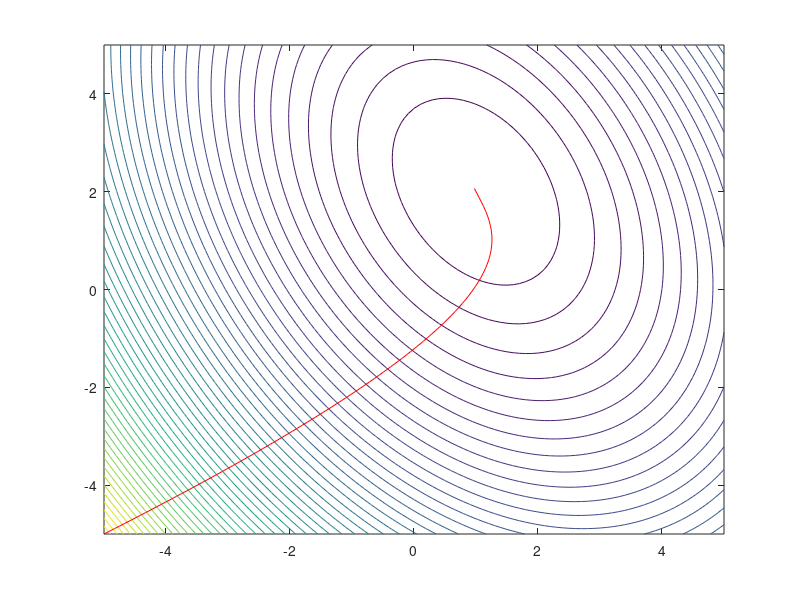

The MATLAB script that drew this image:
F='2*x.^2+y.^2+x.*y-6*x-5*y+8'
f=inline(F);
p=inline('4*x+y-6');
g=inline('2*y+x-5');
v=-5:0.1:5;
[x,y]=meshgrid(v);
e = 0.1;

z=f(x,y);
contour(x,y,z,50)
hold on
a=0.1
h=0.05
x0=-5;
y0=-5;
b=(f(x0+h,y0)-f(x0-h,y0))/(2*h);
c=(f(x0,y0+h)-f(x0,y0-h))/(2*h);
while (sqrt(b^2+c^2)>e)
b=(f(x0+h,y0)-f(x0-h,y0))/(2*h);
c=(f(x0,y0+h)-f(x0,y0-h))/(2*h);
inna=a/sqrt(b^2+c^2);
x1=x0-inna*b;
y1=y0-inna*c;
plot([x0, x1], [y0, y1], 'r');
x0=x1;
y0=y1;
end
x0
y0